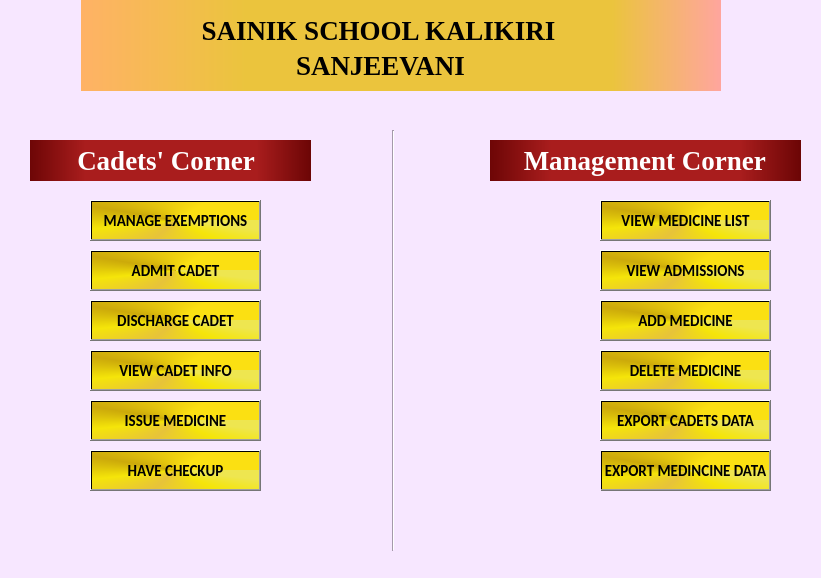
<?xml version="1.0" encoding="UTF-8"?>
<ui version="4.0">
 <class>OtherWindow</class>
 <widget class="QMainWindow" name="OtherWindow">
  <property name="enabled">
   <bool>true</bool>
  </property>
  <property name="geometry">
   <rect>
    <x>0</x>
    <y>0</y>
    <width>821</width>
    <height>578</height>
   </rect>
  </property>
  <property name="sizePolicy">
   <sizepolicy hsizetype="Preferred" vsizetype="Preferred">
    <horstretch>0</horstretch>
    <verstretch>0</verstretch>
   </sizepolicy>
  </property>
  <property name="windowTitle">
   <string>Dash Board</string>
  </property>
  <property name="windowIcon">
   <iconset>
    <normaloff>../icon.ico</normaloff>../icon.ico</iconset>
  </property>
  <property name="styleSheet">
   <string notr="true">background-color: rgb(247, 231, 255);
</string>
  </property>
  <widget class="QWidget" name="centralwidget">
   <widget class="QLabel" name="heading_1">
    <property name="geometry">
     <rect>
      <x>80</x>
      <y>0</y>
      <width>641</width>
      <height>61</height>
     </rect>
    </property>
    <property name="font">
     <font>
      <family>Georgia</family>
      <pointsize>20</pointsize>
      <weight>75</weight>
      <bold>true</bold>
     </font>
    </property>
    <property name="styleSheet">
     <string notr="true">background-color: qlineargradient(spread:pad, x1:0.019, y1:0.317, x2:1, y2:0, stop:0 rgba(255, 178, 102, 255), stop:0.198058 rgba(235, 196, 61, 255), stop:0.685437 rgba(235, 196, 61, 255), stop:0.98 rgba(255, 134, 126, 255), stop:1 rgba(0, 0, 0, 0));
background-color: qlineargradient(spread:reflect, x1:0, y1:0, x2:1, y2:0, stop:0 rgba(255, 178, 102, 255), stop:0.259414 rgba(235, 196, 61, 255), stop:0.828452 rgba(235, 196, 61, 255), stop:1 rgba(255, 165, 159, 255));</string>
    </property>
    <property name="text">
     <string>                  SAINIK SCHOOL KALIKIRI</string>
    </property>
   </widget>
   <widget class="QLabel" name="heading_2">
    <property name="geometry">
     <rect>
      <x>80</x>
      <y>40</y>
      <width>641</width>
      <height>51</height>
     </rect>
    </property>
    <property name="font">
     <font>
      <family>Georgia</family>
      <pointsize>20</pointsize>
      <weight>75</weight>
      <bold>true</bold>
     </font>
    </property>
    <property name="styleSheet">
     <string notr="true">background-color: qlineargradient(spread:pad, x1:0.019, y1:0.317, x2:1, y2:0, stop:0 rgba(255, 178, 102, 255), stop:0.198058 rgba(235, 196, 61, 255), stop:0.685437 rgba(235, 196, 61, 255), stop:0.98 rgba(255, 134, 126, 255), stop:1 rgba(0, 0, 0, 0));
background-color: qlineargradient(spread:reflect, x1:0, y1:0, x2:1, y2:0, stop:0 rgba(255, 178, 102, 255), stop:0.259414 rgba(235, 196, 61, 255), stop:0.828452 rgba(235, 196, 61, 255), stop:1 rgba(255, 165, 159, 255));</string>
    </property>
    <property name="text">
     <string>                                SANJEEVANI</string>
    </property>
   </widget>
   <widget class="QLabel" name="cadets_corner">
    <property name="geometry">
     <rect>
      <x>30</x>
      <y>140</y>
      <width>281</width>
      <height>41</height>
     </rect>
    </property>
    <property name="font">
     <font>
      <family>Times New Roman</family>
      <pointsize>20</pointsize>
      <weight>75</weight>
      <bold>true</bold>
     </font>
    </property>
    <property name="styleSheet">
     <string notr="true">background-color: qlineargradient(spread:pad, x1:0, y1:0, x2:1, y2:0, stop:0 rgba(109, 6, 6, 255), stop:0.196833 rgba(169, 29, 29, 255), stop:0.80404 rgba(169, 29, 29, 255), stop:0.993939 rgba(109, 6, 6, 255));
color: rgb(255, 255, 255);</string>
    </property>
    <property name="text">
     <string>       Cadets' Corner</string>
    </property>
   </widget>
   <widget class="QLabel" name="management_corner">
    <property name="geometry">
     <rect>
      <x>490</x>
      <y>140</y>
      <width>311</width>
      <height>41</height>
     </rect>
    </property>
    <property name="font">
     <font>
      <family>Times New Roman</family>
      <pointsize>20</pointsize>
      <weight>75</weight>
      <bold>true</bold>
     </font>
    </property>
    <property name="styleSheet">
     <string notr="true">background-color: qlineargradient(spread:pad, x1:0, y1:0, x2:1, y2:0, stop:0 rgba(109, 6, 6, 255), stop:0.196833 rgba(169, 29, 29, 255), stop:0.80404 rgba(169, 29, 29, 255), stop:0.993939 rgba(109, 6, 6, 255));
color: rgb(255, 255, 255);</string>
    </property>
    <property name="text">
     <string>     Management Corner</string>
    </property>
   </widget>
   <widget class="QPushButton" name="manage_exemptions">
    <property name="geometry">
     <rect>
      <x>90</x>
      <y>200</y>
      <width>171</width>
      <height>41</height>
     </rect>
    </property>
    <property name="font">
     <font>
      <family>Calibri</family>
      <pointsize>11</pointsize>
      <weight>75</weight>
      <bold>true</bold>
     </font>
    </property>
    <property name="styleSheet">
     <string notr="true">background-color: qconicalgradient(cx:0.5, cy:0.5, angle:0, stop:0.192727 rgba(251, 224, 18, 255), stop:0.394545 rgba(204, 170, 10, 255), stop:0.570909 rgba(245, 229, 9, 255), stop:0.710909 rgba(231, 195, 57, 255), stop:0.82 rgba(245, 229, 9, 255), stop:0.927273 rgba(238, 230, 80, 255));</string>
    </property>
    <property name="text">
     <string>MANAGE EXEMPTIONS</string>
    </property>
   </widget>
   <widget class="QPushButton" name="admit_cadet">
    <property name="geometry">
     <rect>
      <x>90</x>
      <y>250</y>
      <width>171</width>
      <height>41</height>
     </rect>
    </property>
    <property name="font">
     <font>
      <family>Calibri</family>
      <pointsize>11</pointsize>
      <weight>75</weight>
      <bold>true</bold>
     </font>
    </property>
    <property name="styleSheet">
     <string notr="true">background-color: qconicalgradient(cx:0.5, cy:0.5, angle:0, stop:0.192727 rgba(251, 224, 18, 255), stop:0.394545 rgba(204, 170, 10, 255), stop:0.570909 rgba(245, 229, 9, 255), stop:0.710909 rgba(231, 195, 57, 255), stop:0.82 rgba(245, 229, 9, 255), stop:0.927273 rgba(238, 230, 80, 255));</string>
    </property>
    <property name="text">
     <string>ADMIT CADET</string>
    </property>
   </widget>
   <widget class="QPushButton" name="discharge_cadet">
    <property name="geometry">
     <rect>
      <x>90</x>
      <y>300</y>
      <width>171</width>
      <height>41</height>
     </rect>
    </property>
    <property name="font">
     <font>
      <family>Calibri</family>
      <pointsize>11</pointsize>
      <weight>75</weight>
      <bold>true</bold>
     </font>
    </property>
    <property name="styleSheet">
     <string notr="true">background-color: qconicalgradient(cx:0.5, cy:0.5, angle:0, stop:0.192727 rgba(251, 224, 18, 255), stop:0.394545 rgba(204, 170, 10, 255), stop:0.570909 rgba(245, 229, 9, 255), stop:0.710909 rgba(231, 195, 57, 255), stop:0.82 rgba(245, 229, 9, 255), stop:0.927273 rgba(238, 230, 80, 255));</string>
    </property>
    <property name="text">
     <string>DISCHARGE CADET</string>
    </property>
   </widget>
   <widget class="QLabel" name="label_8">
    <property name="geometry">
     <rect>
      <x>30</x>
      <y>250</y>
      <width>51</width>
      <height>41</height>
     </rect>
    </property>
    <property name="styleSheet">
     <string notr="true">image: url(:/img_admit/img_admit.png);</string>
    </property>
    <property name="text">
     <string/>
    </property>
   </widget>
   <widget class="QLabel" name="label_9">
    <property name="geometry">
     <rect>
      <x>30</x>
      <y>300</y>
      <width>51</width>
      <height>51</height>
     </rect>
    </property>
    <property name="styleSheet">
     <string notr="true">image: url(:/img_discharge_cadet/img_discharge_cadet .png);</string>
    </property>
    <property name="text">
     <string/>
    </property>
   </widget>
   <widget class="QPushButton" name="view_cadet_info">
    <property name="geometry">
     <rect>
      <x>90</x>
      <y>350</y>
      <width>171</width>
      <height>41</height>
     </rect>
    </property>
    <property name="font">
     <font>
      <family>Calibri</family>
      <pointsize>11</pointsize>
      <weight>75</weight>
      <bold>true</bold>
     </font>
    </property>
    <property name="styleSheet">
     <string notr="true">background-color: qconicalgradient(cx:0.5, cy:0.5, angle:0, stop:0.192727 rgba(251, 224, 18, 255), stop:0.394545 rgba(204, 170, 10, 255), stop:0.570909 rgba(245, 229, 9, 255), stop:0.710909 rgba(231, 195, 57, 255), stop:0.82 rgba(245, 229, 9, 255), stop:0.927273 rgba(238, 230, 80, 255));</string>
    </property>
    <property name="text">
     <string>VIEW CADET INFO</string>
    </property>
   </widget>
   <widget class="QLabel" name="label_10">
    <property name="geometry">
     <rect>
      <x>30</x>
      <y>350</y>
      <width>51</width>
      <height>41</height>
     </rect>
    </property>
    <property name="styleSheet">
     <string notr="true">image: url(:/img_edit_cadet_info/img_edit_cadet_info.png);</string>
    </property>
    <property name="text">
     <string/>
    </property>
   </widget>
   <widget class="QPushButton" name="issue_medicine">
    <property name="geometry">
     <rect>
      <x>90</x>
      <y>400</y>
      <width>171</width>
      <height>41</height>
     </rect>
    </property>
    <property name="font">
     <font>
      <family>Calibri</family>
      <pointsize>11</pointsize>
      <weight>75</weight>
      <bold>true</bold>
     </font>
    </property>
    <property name="styleSheet">
     <string notr="true">background-color: qconicalgradient(cx:0.5, cy:0.5, angle:0, stop:0.192727 rgba(251, 224, 18, 255), stop:0.394545 rgba(204, 170, 10, 255), stop:0.570909 rgba(245, 229, 9, 255), stop:0.710909 rgba(231, 195, 57, 255), stop:0.82 rgba(245, 229, 9, 255), stop:0.927273 rgba(238, 230, 80, 255));</string>
    </property>
    <property name="text">
     <string>ISSUE MEDICINE</string>
    </property>
   </widget>
   <widget class="QLabel" name="label_11">
    <property name="geometry">
     <rect>
      <x>30</x>
      <y>400</y>
      <width>51</width>
      <height>41</height>
     </rect>
    </property>
    <property name="styleSheet">
     <string notr="true">image: url(:/img_issue_medicine/img_issue_medicine.png);</string>
    </property>
    <property name="text">
     <string/>
    </property>
   </widget>
   <widget class="QPushButton" name="have_checkup">
    <property name="geometry">
     <rect>
      <x>90</x>
      <y>450</y>
      <width>171</width>
      <height>41</height>
     </rect>
    </property>
    <property name="font">
     <font>
      <family>Calibri</family>
      <pointsize>11</pointsize>
      <weight>75</weight>
      <bold>true</bold>
     </font>
    </property>
    <property name="styleSheet">
     <string notr="true">background-color: qconicalgradient(cx:0.5, cy:0.5, angle:0, stop:0.192727 rgba(251, 224, 18, 255), stop:0.394545 rgba(204, 170, 10, 255), stop:0.570909 rgba(245, 229, 9, 255), stop:0.710909 rgba(231, 195, 57, 255), stop:0.82 rgba(245, 229, 9, 255), stop:0.927273 rgba(238, 230, 80, 255));</string>
    </property>
    <property name="text">
     <string>HAVE CHECKUP</string>
    </property>
   </widget>
   <widget class="QLabel" name="label_12">
    <property name="geometry">
     <rect>
      <x>30</x>
      <y>450</y>
      <width>51</width>
      <height>41</height>
     </rect>
    </property>
    <property name="styleSheet">
     <string notr="true">image: url(:/img_checkup/img_checkup.png);</string>
    </property>
    <property name="text">
     <string/>
    </property>
   </widget>
   <widget class="QLabel" name="label_13">
    <property name="geometry">
     <rect>
      <x>550</x>
      <y>400</y>
      <width>51</width>
      <height>41</height>
     </rect>
    </property>
    <property name="styleSheet">
     <string notr="true">image: url(:/img_export_cadet_list/img_export_cadet_list.png);</string>
    </property>
    <property name="text">
     <string/>
    </property>
   </widget>
   <widget class="QLabel" name="label_14">
    <property name="geometry">
     <rect>
      <x>540</x>
      <y>300</y>
      <width>51</width>
      <height>41</height>
     </rect>
    </property>
    <property name="styleSheet">
     <string notr="true">image: url(:/img_add_medicine/img_add_medicine.png);</string>
    </property>
    <property name="text">
     <string/>
    </property>
   </widget>
   <widget class="QPushButton" name="delete_medicine">
    <property name="geometry">
     <rect>
      <x>600</x>
      <y>350</y>
      <width>171</width>
      <height>41</height>
     </rect>
    </property>
    <property name="font">
     <font>
      <family>Calibri</family>
      <pointsize>11</pointsize>
      <weight>75</weight>
      <bold>true</bold>
     </font>
    </property>
    <property name="styleSheet">
     <string notr="true">background-color: qconicalgradient(cx:0.5, cy:0.5, angle:0, stop:0.192727 rgba(251, 224, 18, 255), stop:0.394545 rgba(204, 170, 10, 255), stop:0.570909 rgba(245, 229, 9, 255), stop:0.710909 rgba(231, 195, 57, 255), stop:0.82 rgba(245, 229, 9, 255), stop:0.927273 rgba(238, 230, 80, 255));</string>
    </property>
    <property name="text">
     <string>DELETE MEDICINE</string>
    </property>
   </widget>
   <widget class="QPushButton" name="view_admissions">
    <property name="geometry">
     <rect>
      <x>600</x>
      <y>250</y>
      <width>171</width>
      <height>41</height>
     </rect>
    </property>
    <property name="font">
     <font>
      <family>Calibri</family>
      <pointsize>11</pointsize>
      <weight>75</weight>
      <bold>true</bold>
     </font>
    </property>
    <property name="styleSheet">
     <string notr="true">background-color: qconicalgradient(cx:0.5, cy:0.5, angle:0, stop:0.192727 rgba(251, 224, 18, 255), stop:0.394545 rgba(204, 170, 10, 255), stop:0.570909 rgba(245, 229, 9, 255), stop:0.710909 rgba(231, 195, 57, 255), stop:0.82 rgba(245, 229, 9, 255), stop:0.927273 rgba(238, 230, 80, 255));</string>
    </property>
    <property name="text">
     <string>VIEW ADMISSIONS</string>
    </property>
   </widget>
   <widget class="QPushButton" name="add_medicine">
    <property name="geometry">
     <rect>
      <x>600</x>
      <y>300</y>
      <width>171</width>
      <height>41</height>
     </rect>
    </property>
    <property name="font">
     <font>
      <family>Calibri</family>
      <pointsize>11</pointsize>
      <weight>75</weight>
      <bold>true</bold>
     </font>
    </property>
    <property name="styleSheet">
     <string notr="true">background-color: qconicalgradient(cx:0.5, cy:0.5, angle:0, stop:0.192727 rgba(251, 224, 18, 255), stop:0.394545 rgba(204, 170, 10, 255), stop:0.570909 rgba(245, 229, 9, 255), stop:0.710909 rgba(231, 195, 57, 255), stop:0.82 rgba(245, 229, 9, 255), stop:0.927273 rgba(238, 230, 80, 255));</string>
    </property>
    <property name="text">
     <string>ADD MEDICINE</string>
    </property>
   </widget>
   <widget class="QLabel" name="label_15">
    <property name="geometry">
     <rect>
      <x>540</x>
      <y>250</y>
      <width>51</width>
      <height>41</height>
     </rect>
    </property>
    <property name="styleSheet">
     <string notr="true">image: url(:/img_view_admission/img_view_admissions.png);</string>
    </property>
    <property name="text">
     <string/>
    </property>
   </widget>
   <widget class="QPushButton" name="view_medicine_list">
    <property name="geometry">
     <rect>
      <x>600</x>
      <y>200</y>
      <width>171</width>
      <height>41</height>
     </rect>
    </property>
    <property name="font">
     <font>
      <family>Calibri</family>
      <pointsize>11</pointsize>
      <weight>75</weight>
      <bold>true</bold>
     </font>
    </property>
    <property name="styleSheet">
     <string notr="true">background-color: qconicalgradient(cx:0.5, cy:0.5, angle:0, stop:0.192727 rgba(251, 224, 18, 255), stop:0.394545 rgba(204, 170, 10, 255), stop:0.570909 rgba(245, 229, 9, 255), stop:0.710909 rgba(231, 195, 57, 255), stop:0.82 rgba(245, 229, 9, 255), stop:0.927273 rgba(238, 230, 80, 255));</string>
    </property>
    <property name="text">
     <string>VIEW MEDICINE LIST</string>
    </property>
   </widget>
   <widget class="QLabel" name="label_16">
    <property name="geometry">
     <rect>
      <x>540</x>
      <y>200</y>
      <width>51</width>
      <height>41</height>
     </rect>
    </property>
    <property name="styleSheet">
     <string notr="true">image: url(:/img_view_medicine/img_view_medicine.png);</string>
    </property>
    <property name="text">
     <string/>
    </property>
   </widget>
   <widget class="QPushButton" name="export_medicine_data">
    <property name="geometry">
     <rect>
      <x>600</x>
      <y>450</y>
      <width>171</width>
      <height>41</height>
     </rect>
    </property>
    <property name="font">
     <font>
      <family>Calibri</family>
      <pointsize>11</pointsize>
      <weight>75</weight>
      <bold>true</bold>
     </font>
    </property>
    <property name="styleSheet">
     <string notr="true">background-color: qconicalgradient(cx:0.5, cy:0.5, angle:0, stop:0.192727 rgba(251, 224, 18, 255), stop:0.394545 rgba(204, 170, 10, 255), stop:0.570909 rgba(245, 229, 9, 255), stop:0.710909 rgba(231, 195, 57, 255), stop:0.82 rgba(245, 229, 9, 255), stop:0.927273 rgba(238, 230, 80, 255));</string>
    </property>
    <property name="text">
     <string>EXPORT MEDINCINE DATA</string>
    </property>
   </widget>
   <widget class="QPushButton" name="export_cadets_data">
    <property name="geometry">
     <rect>
      <x>600</x>
      <y>400</y>
      <width>171</width>
      <height>41</height>
     </rect>
    </property>
    <property name="font">
     <font>
      <family>Calibri</family>
      <pointsize>11</pointsize>
      <weight>75</weight>
      <bold>true</bold>
     </font>
    </property>
    <property name="styleSheet">
     <string notr="true">background-color: qconicalgradient(cx:0.5, cy:0.5, angle:0, stop:0.192727 rgba(251, 224, 18, 255), stop:0.394545 rgba(204, 170, 10, 255), stop:0.570909 rgba(245, 229, 9, 255), stop:0.710909 rgba(231, 195, 57, 255), stop:0.82 rgba(245, 229, 9, 255), stop:0.927273 rgba(238, 230, 80, 255));</string>
    </property>
    <property name="text">
     <string>EXPORT CADETS DATA</string>
    </property>
   </widget>
   <widget class="QLabel" name="label_17">
    <property name="geometry">
     <rect>
      <x>550</x>
      <y>450</y>
      <width>51</width>
      <height>41</height>
     </rect>
    </property>
    <property name="styleSheet">
     <string notr="true">image: url(:/img_export_medicine_list/img_export_medicine_list.png);</string>
    </property>
    <property name="text">
     <string/>
    </property>
   </widget>
   <widget class="QLabel" name="label_18">
    <property name="geometry">
     <rect>
      <x>540</x>
      <y>350</y>
      <width>51</width>
      <height>41</height>
     </rect>
    </property>
    <property name="styleSheet">
     <string notr="true">image: url(:/img_delete_medicine/img_delete_medicine.png);</string>
    </property>
    <property name="text">
     <string/>
    </property>
   </widget>
   <widget class="Line" name="separator">
    <property name="geometry">
     <rect>
      <x>383</x>
      <y>130</y>
      <width>20</width>
      <height>421</height>
     </rect>
    </property>
    <property name="orientation">
     <enum>Qt::Vertical</enum>
    </property>
   </widget>
   <widget class="QLabel" name="label_19">
    <property name="geometry">
     <rect>
      <x>30</x>
      <y>200</y>
      <width>51</width>
      <height>41</height>
     </rect>
    </property>
    <property name="styleSheet">
     <string notr="true">image: url(:/img_injured/img_injured.jpg);</string>
    </property>
    <property name="text">
     <string/>
    </property>
   </widget>
   <widget class="QLabel" name="sanjeevani_logo">
    <property name="geometry">
     <rect>
      <x>720</x>
      <y>0</y>
      <width>101</width>
      <height>91</height>
     </rect>
    </property>
    <property name="styleSheet">
     <string notr="true">image: url(:/img_sanjeevani/img_sanjeevani.png);</string>
    </property>
    <property name="text">
     <string/>
    </property>
   </widget>
   <widget class="QLabel" name="school_logo">
    <property name="geometry">
     <rect>
      <x>0</x>
      <y>0</y>
      <width>81</width>
      <height>91</height>
     </rect>
    </property>
    <property name="styleSheet">
     <string notr="true">image: url(:/img_school_logo/img_school_logo.jpg);</string>
    </property>
    <property name="text">
     <string/>
    </property>
   </widget>
   <zorder>sanjeevani_logo</zorder>
   <zorder>heading_1</zorder>
   <zorder>heading_2</zorder>
   <zorder>cadets_corner</zorder>
   <zorder>management_corner</zorder>
   <zorder>manage_exemptions</zorder>
   <zorder>admit_cadet</zorder>
   <zorder>discharge_cadet</zorder>
   <zorder>label_8</zorder>
   <zorder>label_9</zorder>
   <zorder>view_cadet_info</zorder>
   <zorder>label_10</zorder>
   <zorder>issue_medicine</zorder>
   <zorder>label_11</zorder>
   <zorder>have_checkup</zorder>
   <zorder>label_12</zorder>
   <zorder>label_13</zorder>
   <zorder>label_14</zorder>
   <zorder>delete_medicine</zorder>
   <zorder>view_admissions</zorder>
   <zorder>add_medicine</zorder>
   <zorder>label_15</zorder>
   <zorder>view_medicine_list</zorder>
   <zorder>label_16</zorder>
   <zorder>export_medicine_data</zorder>
   <zorder>export_cadets_data</zorder>
   <zorder>label_17</zorder>
   <zorder>label_18</zorder>
   <zorder>separator</zorder>
   <zorder>label_19</zorder>
   <zorder>school_logo</zorder>
  </widget>
 </widget>
 <resources>
  <include location="../images/img_school_logo.qrc"/>
  <include location="../images/img_export_medicine_list.qrc"/>
  <include location="../images/img_export_cadet_list.qrc"/>
  <include location="../images/img_delete_medicine.qrc"/>
  <include location="../images/img_add_medicine.qrc"/>
  <include location="../images/img_view_admissions.qrc"/>
  <include location="../images/img_view_medicine.qrc"/>
  <include location="../images/img_edit_cadet_info.qrc"/>
  <include location="../images/img_checkup.qrc"/>
  <include location="../images/img_issue_medicine.qrc"/>
  <include location="../images/img_discharge_cadet.qrc"/>
  <include location="../images/img_admit.qrc"/>
  <include location="../images/img_injured.qrc"/>
  <include location="../images/img_sanjeevani.qrc"/>
 </resources>
 <connections/>
</ui>
